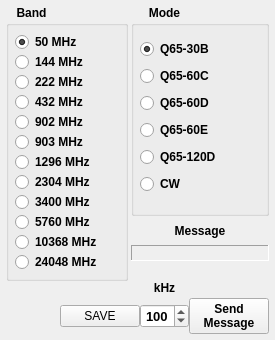
     <widget class="QWidget" name="tab_EME">
      <property name="sizePolicy">
       <sizepolicy hsizetype="Preferred" vsizetype="Preferred">
        <horstretch>0</horstretch>
        <verstretch>0</verstretch>
       </sizepolicy>
      </property>
      <property name="minimumSize">
       <size>
        <width>0</width>
        <height>0</height>
       </size>
      </property>
      <property name="maximumSize">
       <size>
        <width>16777215</width>
        <height>16777215</height>
       </size>
      </property>
      <property name="windowTitle">
       <string/>
      </property>
      <attribute name="title">
       <string>EME</string>
      </attribute>
      <layout class="QGridLayout" name="gridLayout_2">
       <property name="leftMargin">
        <number>6</number>
       </property>
       <property name="topMargin">
        <number>6</number>
       </property>
       <property name="rightMargin">
        <number>6</number>
       </property>
       <property name="bottomMargin">
        <number>6</number>
       </property>
       <property name="horizontalSpacing">
        <number>3</number>
       </property>
       <property name="verticalSpacing">
        <number>0</number>
       </property>
       <item row="0" column="2">
        <widget class="QLabel" name="label_73">
         <property name="sizePolicy">
          <sizepolicy hsizetype="Preferred" vsizetype="Fixed">
           <horstretch>0</horstretch>
           <verstretch>0</verstretch>
          </sizepolicy>
         </property>
         <property name="font">
          <font>
           <bold>true</bold>
          </font>
         </property>
         <property name="text">
          <string>Mode</string>
         </property>
         <property name="alignment">
          <set>Qt::AlignCenter</set>
         </property>
        </widget>
       </item>
       <item row="1" column="0" rowspan="4" colspan="2">
        <widget class="QGroupBox" name="groupBox5">
         <property name="sizePolicy">
          <sizepolicy hsizetype="Preferred" vsizetype="Preferred">
           <horstretch>0</horstretch>
           <verstretch>0</verstretch>
          </sizepolicy>
         </property>
         <property name="title">
          <string/>
         </property>
         <layout class="QVBoxLayout" name="verticalLayout_5">
          <property name="spacing">
           <number>0</number>
          </property>
          <property name="leftMargin">
           <number>6</number>
          </property>
          <property name="topMargin">
           <number>6</number>
          </property>
          <property name="rightMargin">
           <number>6</number>
          </property>
          <property name="bottomMargin">
           <number>6</number>
          </property>
          <item>
           <widget class="QRadioButton" name="radioBut50A">
            <property name="font">
             <font>
              <bold>true</bold>
             </font>
            </property>
            <property name="accessibleName">
             <string/>
            </property>
            <property name="text">
             <string>50 MHz</string>
            </property>
            <property name="checked">
             <bool>true</bool>
            </property>
           </widget>
          </item>
          <item>
           <widget class="QRadioButton" name="radioBut144A">
            <property name="font">
             <font>
              <bold>true</bold>
             </font>
            </property>
            <property name="accessibleName">
             <string/>
            </property>
            <property name="text">
             <string>144 MHz</string>
            </property>
           </widget>
          </item>
          <item>
           <widget class="QRadioButton" name="radioBut222A">
            <property name="font">
             <font>
              <bold>true</bold>
             </font>
            </property>
            <property name="accessibleName">
             <string/>
            </property>
            <property name="text">
             <string>222 MHz</string>
            </property>
           </widget>
          </item>
          <item>
           <widget class="QRadioButton" name="radioBut432A">
            <property name="font">
             <font>
              <bold>true</bold>
             </font>
            </property>
            <property name="accessibleName">
             <string/>
            </property>
            <property name="text">
             <string>432 MHz</string>
            </property>
           </widget>
          </item>
          <item>
           <widget class="QRadioButton" name="radioBut902A">
            <property name="font">
             <font>
              <bold>true</bold>
             </font>
            </property>
            <property name="accessibleName">
             <string/>
            </property>
            <property name="text">
             <string>902 MHz</string>
            </property>
           </widget>
          </item>
          <item>
           <widget class="QRadioButton" name="radioBut903A">
            <property name="font">
             <font>
              <bold>true</bold>
             </font>
            </property>
            <property name="accessibleName">
             <string/>
            </property>
            <property name="text">
             <string>903 MHz</string>
            </property>
           </widget>
          </item>
          <item>
           <widget class="QRadioButton" name="radioBut1296A">
            <property name="font">
             <font>
              <bold>true</bold>
             </font>
            </property>
            <property name="accessibleName">
             <string/>
            </property>
            <property name="text">
             <string>1296 MHz</string>
            </property>
           </widget>
          </item>
          <item>
           <widget class="QRadioButton" name="radioBut2304A">
            <property name="font">
             <font>
              <bold>true</bold>
             </font>
            </property>
            <property name="accessibleName">
             <string/>
            </property>
            <property name="text">
             <string>2304 MHz</string>
            </property>
           </widget>
          </item>
          <item>
           <widget class="QRadioButton" name="radioBut3400A">
            <property name="font">
             <font>
              <bold>true</bold>
             </font>
            </property>
            <property name="accessibleName">
             <string/>
            </property>
            <property name="text">
             <string>3400 MHz</string>
            </property>
           </widget>
          </item>
          <item>
           <widget class="QRadioButton" name="radioBut5760A">
            <property name="font">
             <font>
              <bold>true</bold>
             </font>
            </property>
            <property name="accessibleName">
             <string/>
            </property>
            <property name="text">
             <string>5760 MHz</string>
            </property>
           </widget>
          </item>
          <item>
           <widget class="QRadioButton" name="radioBut10368A">
            <property name="font">
             <font>
              <bold>true</bold>
             </font>
            </property>
            <property name="accessibleName">
             <string/>
            </property>
            <property name="text">
             <string>10368 MHz</string>
            </property>
           </widget>
          </item>
          <item>
           <widget class="QRadioButton" name="radioBut24048">
            <property name="font">
             <font>
              <bold>true</bold>
             </font>
            </property>
            <property name="accessibleName">
             <string/>
            </property>
            <property name="text">
             <string>24048 MHz</string>
            </property>
           </widget>
          </item>
         </layout>
        </widget>
       </item>
       <item row="6" column="1" colspan="3">
        <layout class="QGridLayout" name="gridLayout_15">
         <property name="verticalSpacing">
          <number>3</number>
         </property>
         <item row="1" column="1">
          <widget class="QSpinBox" name="kHzBox3">
           <property name="font">
            <font>
             <pointsize>10</pointsize>
             <bold>true</bold>
            </font>
           </property>
           <property name="alignment">
            <set>Qt::AlignCenter</set>
           </property>
           <property name="maximum">
            <number>999</number>
           </property>
           <property name="value">
            <number>100</number>
           </property>
          </widget>
         </item>
         <item row="1" column="0">
          <widget class="QPushButton" name="saveMHzButton_3">
           <property name="sizePolicy">
            <sizepolicy hsizetype="Preferred" vsizetype="Fixed">
             <horstretch>0</horstretch>
             <verstretch>0</verstretch>
            </sizepolicy>
           </property>
           <property name="text">
            <string>SAVE</string>
           </property>
          </widget>
         </item>
         <item row="1" column="2">
          <widget class="QPushButton" name="button3">
           <property name="sizePolicy">
            <sizepolicy hsizetype="Preferred" vsizetype="Fixed">
             <horstretch>0</horstretch>
             <verstretch>0</verstretch>
            </sizepolicy>
           </property>
           <property name="font">
            <font>
             <bold>true</bold>
            </font>
           </property>
           <property name="text">
            <string>Send
Message</string>
           </property>
          </widget>
         </item>
         <item row="0" column="1">
          <widget class="QLabel" name="label_53">
           <property name="sizePolicy">
            <sizepolicy hsizetype="Preferred" vsizetype="Fixed">
             <horstretch>0</horstretch>
             <verstretch>0</verstretch>
            </sizepolicy>
           </property>
           <property name="font">
            <font>
             <bold>true</bold>
            </font>
           </property>
           <property name="text">
            <string>kHz</string>
           </property>
           <property name="alignment">
            <set>Qt::AlignCenter</set>
           </property>
          </widget>
         </item>
        </layout>
       </item>
       <item row="4" column="2" colspan="2">
        <layout class="QVBoxLayout" name="verticalLayout_8">
         <item>
          <widget class="QLabel" name="label33">
           <property name="sizePolicy">
            <sizepolicy hsizetype="Preferred" vsizetype="Preferred">
             <horstretch>0</horstretch>
             <verstretch>0</verstretch>
            </sizepolicy>
           </property>
           <property name="font">
            <font>
             <bold>true</bold>
            </font>
           </property>
           <property name="text">
            <string>Message</string>
           </property>
           <property name="alignment">
            <set>Qt::AlignCenter</set>
           </property>
          </widget>
         </item>
         <item>
          <widget class="QLabel" name="messageLabel3">
           <property name="sizePolicy">
            <sizepolicy hsizetype="Preferred" vsizetype="Fixed">
             <horstretch>0</horstretch>
             <verstretch>0</verstretch>
            </sizepolicy>
           </property>
           <property name="font">
            <font>
             <bold>true</bold>
            </font>
           </property>
           <property name="autoFillBackground">
            <bool>false</bool>
           </property>
           <property name="frameShape">
            <enum>QFrame::Panel</enum>
           </property>
           <property name="frameShadow">
            <enum>QFrame::Sunken</enum>
           </property>
           <property name="text">
            <string/>
           </property>
           <property name="alignment">
            <set>Qt::AlignCenter</set>
           </property>
          </widget>
         </item>
         <item>
          <spacer name="verticalSpacer_6">
           <property name="orientation">
            <enum>Qt::Vertical</enum>
           </property>
           <property name="sizeType">
            <enum>QSizePolicy::Fixed</enum>
           </property>
           <property name="sizeHint" stdset="0">
            <size>
             <width>20</width>
             <height>20</height>
            </size>
           </property>
          </spacer>
         </item>
        </layout>
       </item>
       <item row="1" column="2" rowspan="3" colspan="2">
        <widget class="QGroupBox" name="groupBox_6">
         <property name="title">
          <string/>
         </property>
         <layout class="QVBoxLayout" name="verticalLayout_6">
          <property name="spacing">
           <number>0</number>
          </property>
          <property name="leftMargin">
           <number>6</number>
          </property>
          <property name="topMargin">
           <number>6</number>
          </property>
          <property name="rightMargin">
           <number>6</number>
          </property>
          <property name="bottomMargin">
           <number>6</number>
          </property>
          <item>
           <widget class="QRadioButton" name="radioButQ6530B">
            <property name="font">
             <font>
              <bold>true</bold>
             </font>
            </property>
            <property name="accessibleName">
             <string/>
            </property>
            <property name="text">
             <string>Q65-30B</string>
            </property>
            <property name="checked">
             <bool>true</bool>
            </property>
           </widget>
          </item>
          <item>
           <widget class="QRadioButton" name="radioButQ6560C">
            <property name="font">
             <font>
              <bold>true</bold>
             </font>
            </property>
            <property name="accessibleName">
             <string/>
            </property>
            <property name="text">
             <string>Q65-60C</string>
            </property>
           </widget>
          </item>
          <item>
           <widget class="QRadioButton" name="radioButQ6560D">
            <property name="font">
             <font>
              <bold>true</bold>
             </font>
            </property>
            <property name="accessibleName">
             <string/>
            </property>
            <property name="text">
             <string>Q65-60D</string>
            </property>
           </widget>
          </item>
          <item>
           <widget class="QRadioButton" name="radioButQ6560E">
            <property name="font">
             <font>
              <bold>true</bold>
             </font>
            </property>
            <property name="accessibleName">
             <string/>
            </property>
            <property name="text">
             <string>Q65-60E</string>
            </property>
           </widget>
          </item>
          <item>
           <widget class="QRadioButton" name="radioButQ65120D">
            <property name="font">
             <font>
              <bold>true</bold>
             </font>
            </property>
            <property name="accessibleName">
             <string/>
            </property>
            <property name="text">
             <string>Q65-120D</string>
            </property>
           </widget>
          </item>
          <item>
           <widget class="QRadioButton" name="radioButCW3">
            <property name="font">
             <font>
              <bold>true</bold>
             </font>
            </property>
            <property name="accessibleName">
             <string/>
            </property>
            <property name="text">
             <string>CW</string>
            </property>
           </widget>
          </item>
         </layout>
        </widget>
       </item>
       <item row="0" column="0">
        <widget class="QLabel" name="label_63">
         <property name="sizePolicy">
          <sizepolicy hsizetype="Preferred" vsizetype="Fixed">
           <horstretch>0</horstretch>
           <verstretch>0</verstretch>
          </sizepolicy>
         </property>
         <property name="font">
          <font>
           <bold>true</bold>
          </font>
         </property>
         <property name="text">
          <string>Band</string>
         </property>
         <property name="alignment">
          <set>Qt::AlignCenter</set>
         </property>
        </widget>
       </item>
      </layout>
     </widget>
